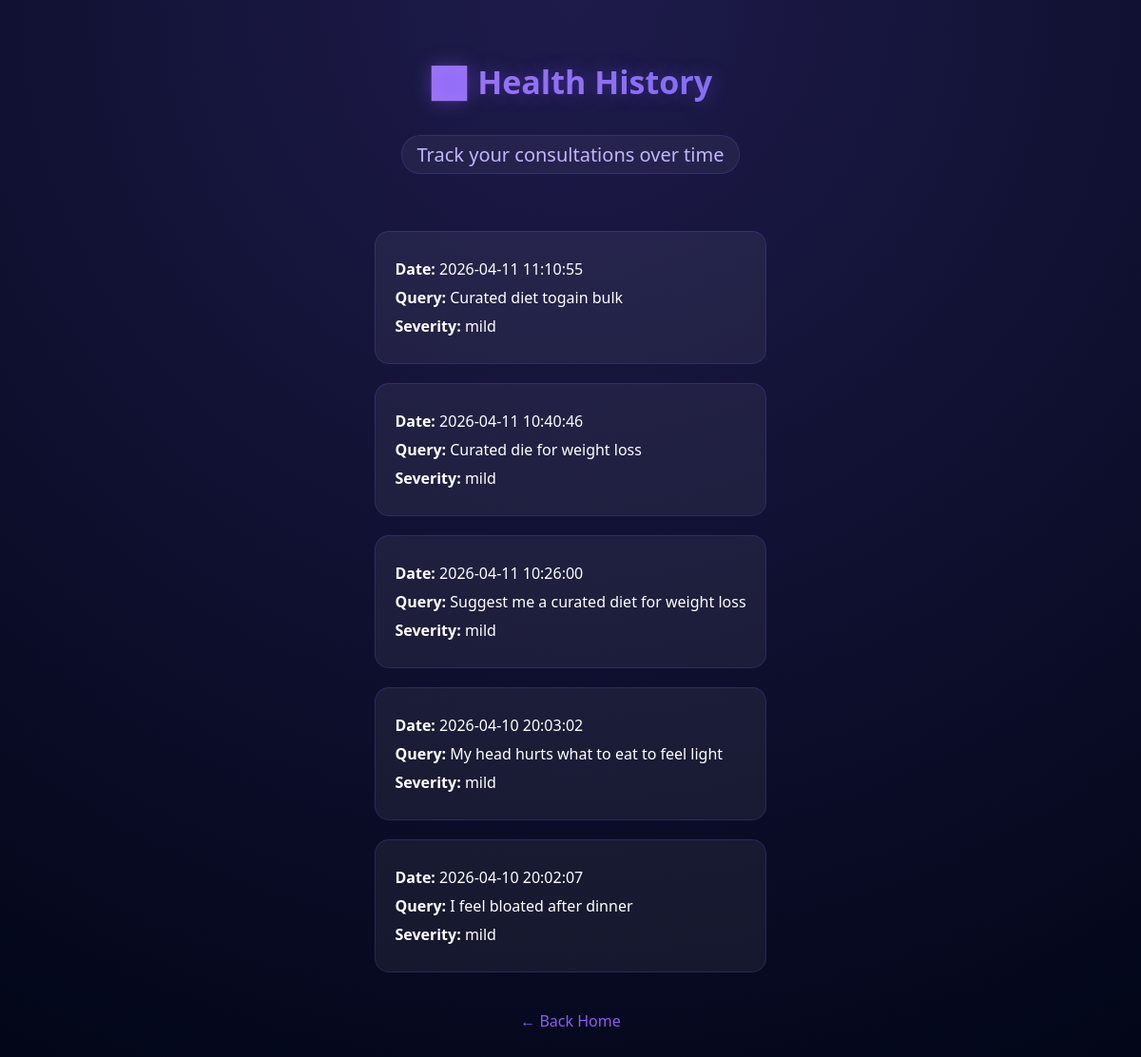
Before: /history with the older database file.
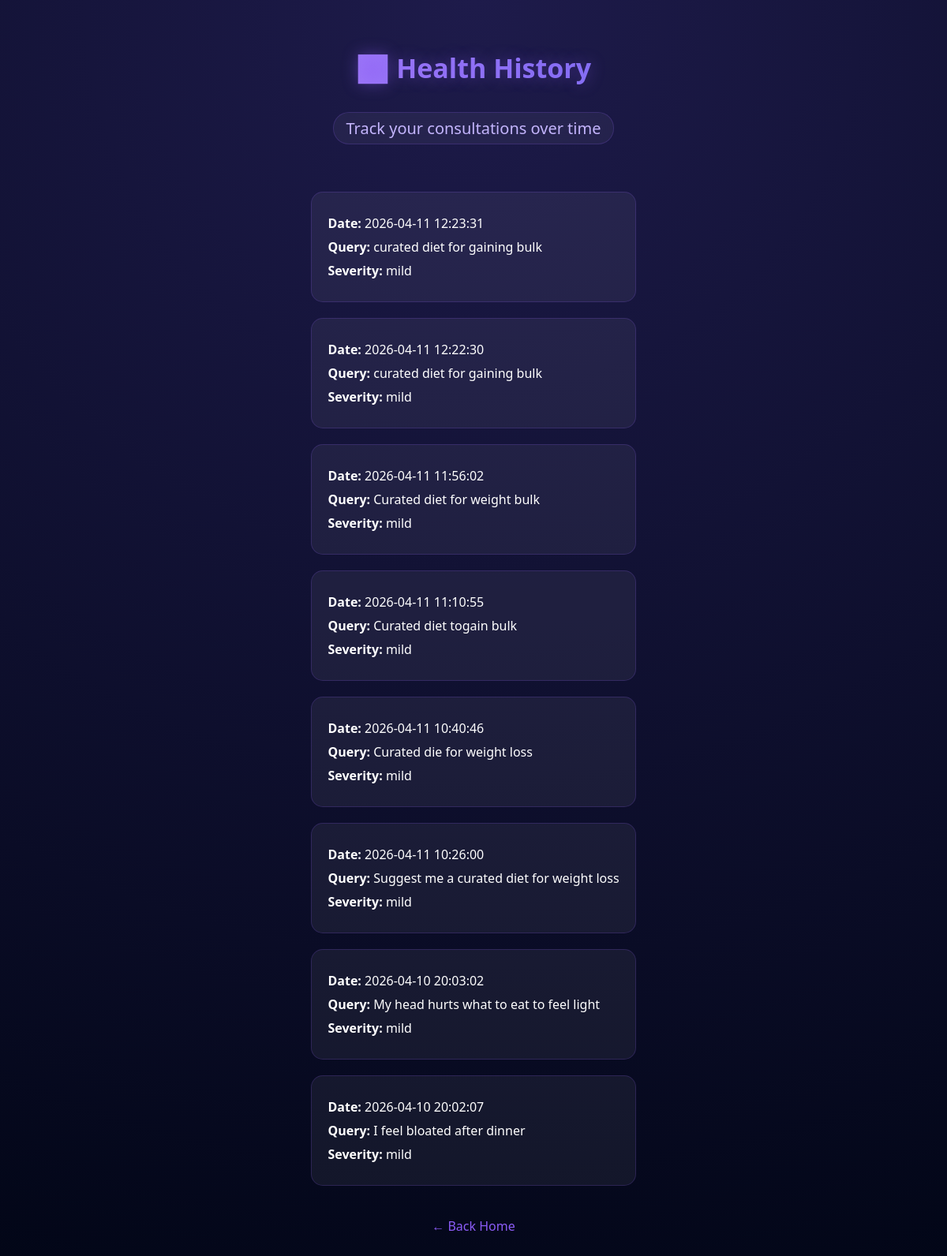
After: the same page with the newer database file.
### tables this page shows
CREATE TABLE history (
        id INTEGER PRIMARY KEY AUTOINCREMENT,
        timestamp DATETIME DEFAULT CURRENT_TIMESTAMP,
        query TEXT,
        age TEXT,
        goal TEXT,
        activity TEXT,
        severity TEXT,
        response TEXT
    );

### app.py (the view)
@app.route("/history")
def history():
    conn = sqlite3.connect("healthibite.db")
    cursor = conn.cursor()
    cursor.execute("""
        SELECT id, timestamp, query, severity, response
        FROM history
        ORDER BY id DESC
    """)
    rows = cursor.fetchall()
    conn.close()
    return render_template("history.html", rows=rows)

### templates/history.html (shortened to what this page needs)
<!DOCTYPE html>
<html>
<head>
<link rel="stylesheet" href="{{ url_for('static', filename='style.css') }}">
</head>
<body>
<div class="main">
    <div class="header">
        <h1>📊 Health History</h1>
        <p class="subtitle">Track your consultations over time</p>
    </div>
    <div class="result-page">
        {% for row in rows %}
        <div class="result-card history-card" onclick="toggleDetails('detail{{ row[0] }}')">
            <p><strong>Date:</strong> {{ row[1] }}</p>
            <p><strong>Query:</strong> {{ row[2] }}</p>
            <p><strong>Severity:</strong> {{ row[3] }}</p>
        </div>
        {% endfor %}
        <div class="back-btn">
            <a href="/">← Back Home</a>
        </div>
    </div>
</div>
</body>
</html>

### static/style.css (style rules this page uses)
body { margin: 0; font-family: 'Segoe UI', sans-serif; background: radial-gradient(circle at top, #1e1b4b, #020617); color: white; overflow-x: hidden; }
.header { text-align: center; margin-top: 40px; }
h1 { font-size: 34px; font-weight: 700; background: linear-gradient(90deg, #c084fc, #6366f1); -webkit-background-clip: text; -webkit-text-fill-color: transparent; text-shadow: 0 0 20px rgba(139,92,246,0.4); }
.subtitle { margin-top: 10px; display: inline-block; padding: 6px 16px; border-radius: 20px; background: rgba(255,255,255,0.05); backdrop-filter: blur(8px); border: 1px solid rgba(139,92,246,0.2); color: #c4b5fd; font-size: 20px; }
.main { min-height: 100vh; display: flex; flex-direction: column; }
.result-page { max-width: 800px; margin: 40px auto; display: flex; flex-direction: column; gap: 20px; }
.result-card { background: rgba(255,255,255,0.06); padding: 20px; border-radius: 15px; border: 1px solid rgba(139,92,246,0.2); opacity: 0; transform: translateY(20px); animation: fadeUp 0.6s ease forwards; }
.result-card:nth-child(2) { animation-delay: 0.2s; }
.result-card:nth-child(3) { animation-delay: 0.4s; }
.back-btn { text-align: center; margin-top: 20px; }
.back-btn a { color: #8b5cf6; text-decoration: none; }
.history-card { cursor: pointer; transition: 0.3s ease; }
.history-card p { margin: 8px 0; }

Changed rows visible on the page:
added history: timestamp "2026-04-11 12:23:31", query "curated diet for gaining bulk", severity "mild"
added history: timestamp "2026-04-11 12:22:30", query "curated diet for gaining bulk", severity "mild"
added history: timestamp "2026-04-11 11:56:02", query "Curated diet for weight bulk", severity "mild"
